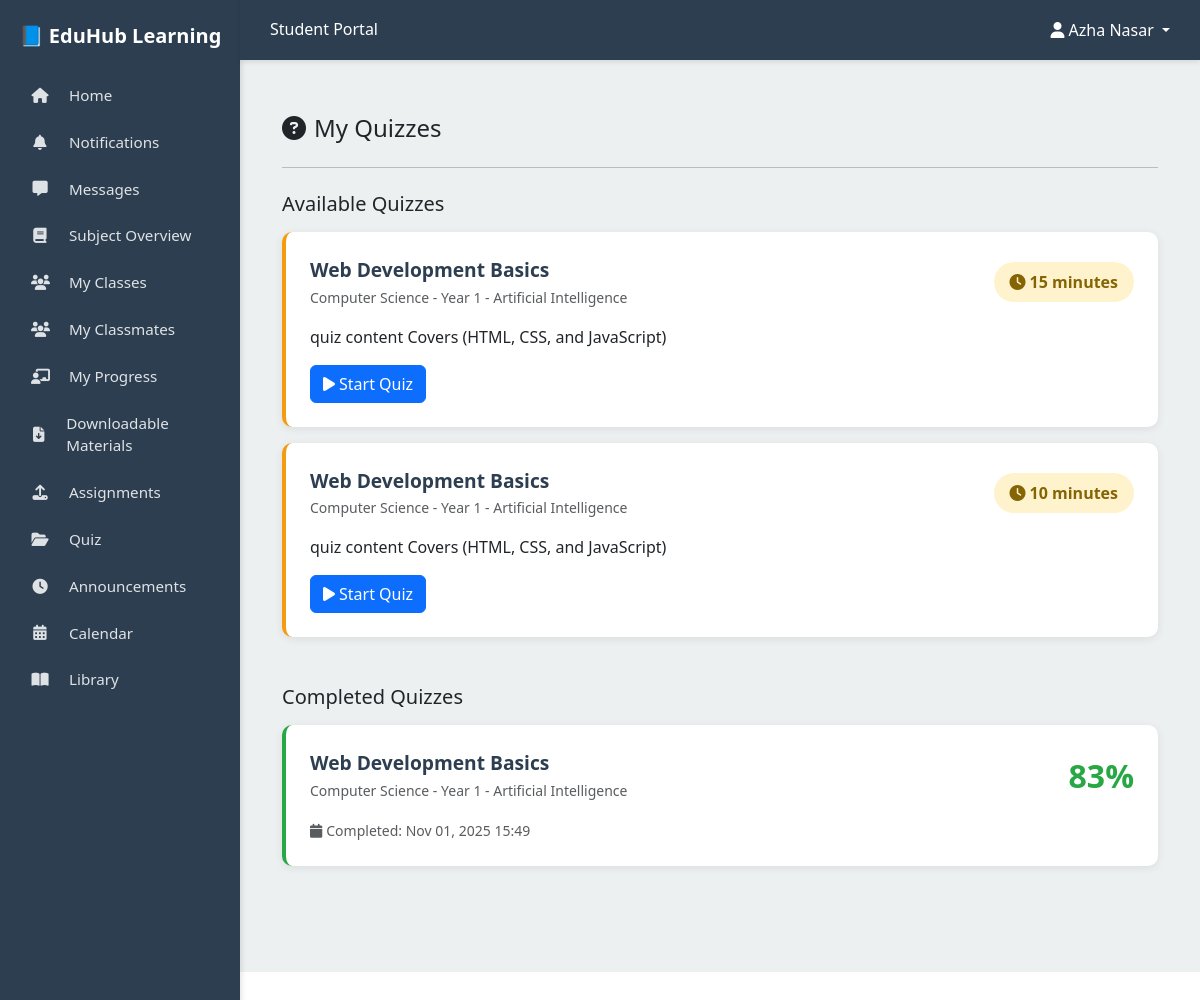
The app's page /s_quiz.php (signed in) with its own data.
### tables this page shows
CREATE TABLE `student` (
  `student_id` int(11) NOT NULL,
  `user_id` int(11) NOT NULL,
  `name` varchar(100) NOT NULL,
  `email` varchar(100) NOT NULL,
  `password` varchar(255) NOT NULL,
  `class_id` int(11) NOT NULL,
  `student_number` varchar(20) DEFAULT NULL,
  `phone` varchar(20) DEFAULT NULL,
  `address` text DEFAULT NULL,
  `date_of_birth` date DEFAULT NULL,
  `enrollment_date` date DEFAULT curdate(),
  `profile_image` varchar(255) DEFAULT NULL,
  `created_at` timestamp NOT NULL DEFAULT current_timestamp(),
  `updated_at` timestamp NOT NULL DEFAULT current_timestamp() ON UPDATE current_timestamp(),
  `status` enum('Active','Suspended') NOT NULL DEFAULT 'Active'
);

CREATE TABLE `class_quiz` (
  `class_quiz_id` int(11) NOT NULL,
  `teacher_class_id` int(11) NOT NULL,
  `quiz_time` int(11) NOT NULL,
  `quiz_id` int(11) NOT NULL
);

CREATE TABLE `quiz` (
  `quiz_id` int(11) NOT NULL,
  `quiz_title` varchar(50) NOT NULL,
  `quiz_description` varchar(100) NOT NULL,
  `date_added` varchar(100) NOT NULL,
  `teacher_id` int(11) NOT NULL
);

CREATE TABLE `class` (
  `class_id` int(11) NOT NULL,
  `class_name` varchar(100) NOT NULL
);

CREATE TABLE `subject` (
  `subject_id` int(11) NOT NULL,
  `subject_code` varchar(20) DEFAULT NULL,
  `subject_name` varchar(100) NOT NULL,
  `description` text DEFAULT NULL,
  `created_at` timestamp NOT NULL DEFAULT current_timestamp()
);

CREATE TABLE `student_class_quiz` (
  `student_class_quiz_id` int(11) NOT NULL,
  `class_quiz_id` int(11) NOT NULL,
  `student_id` int(11) NOT NULL,
  `student_quiz_time` varchar(100) NOT NULL,
  `grade` varchar(100) NOT NULL
);

### s_quiz.php (the view, shortened to what this page needs)
<?php
include('dbcon.php');
$student_id = $_SESSION['student_id'];
$available_query = "SELECT
                      cq.class_quiz_id,
                      cq.quiz_time,
                      q.quiz_title,
                      q.quiz_description,
                      c.class_name,
                      sub.subject_name
                    FROM teacher_class_student tcs
                    JOIN teacher_class tc ON tcs.teacher_class_id = tc.teacher_class_id
                    JOIN class_quiz cq ON tc.teacher_class_id = cq.teacher_class_id
                    JOIN quiz q ON cq.quiz_id = q.quiz_id
                    JOIN class c ON tc.class_id = c.class_id
                    JOIN subject sub ON tc.subject_id = sub.subject_id
                    LEFT JOIN student_class_quiz scq ON cq.class_quiz_id = scq.class_quiz_id AND scq.student_id = ?
                    WHERE tcs.student_id = ? AND scq.student_class_quiz_id IS NULL
                    ORDER BY cq.class_quiz_id DESC";
$stmt = $conn->prepare($available_query);
$stmt->bind_param("ii", $student_id, $student_id);
$stmt->execute();
$available_quizzes = $stmt->get_result();
$completed_query = "SELECT
                      scq.*,
                      q.quiz_title,
                      c.class_name,
                      sub.subject_name
                    FROM student_class_quiz scq
                    JOIN class_quiz cq ON scq.class_quiz_id = cq.class_quiz_id
                    JOIN quiz q ON cq.quiz_id = q.quiz_id
                    JOIN teacher_class tc ON cq.teacher_class_id = tc.teacher_class_id
                    JOIN class c ON tc.class_id = c.class_id
                    JOIN subject sub ON tc.subject_id = sub.subject_id
                    WHERE scq.student_id = ?
                    ORDER BY scq.student_quiz_time DESC";
$stmt = $conn->prepare($completed_query);
$stmt->bind_param("i", $student_id);
$stmt->execute();
$completed_quizzes = $stmt->get_result();
include('student_layout.php');
?>
<!DOCTYPE html>
<html lang="en">
<head>
    <link href="https://cdn.jsdelivr.net/npm/bootstrap@5.3.0/dist/css/bootstrap.min.css" rel="stylesheet">
</head>
<body>
<div class="container-fluid mt-4">
    <h4 class="mb-4">
        <i class="fas fa-question-circle me-2"></i>My Quizzes
    </h4>
    <hr>
    <h5 class="mt-4 mb-3">Available Quizzes</h5>
    <?php if ($available_quizzes->num_rows > 0): ?>
        <?php while($quiz = $available_quizzes->fetch_assoc()): ?>
            <div class="quiz-card">
                <div class="quiz-header">
                    <div>
                        <div class="quiz-title"><?= htmlspecialchars($quiz['quiz_title']) ?></div>
                        <small class="text-muted"><?= htmlspecialchars($quiz['class_name']) ?> - <?= htmlspecialchars($quiz['subject_name']) ?></small>
                    </div>
                    <div class="quiz-timer">
                        <i class="fas fa-clock me-1"></i><?= $quiz['quiz_time'] ?> minutes
                    </div>
                </div>
                <p class="mb-3"><?= htmlspecialchars($quiz['quiz_description']) ?></p>
                <button class="btn btn-primary" data-bs-toggle="modal" data-bs-target="#quizModal<?= $quiz['class_quiz_id'] ?>">
                    <i class="fas fa-play me-1"></i>Start Quiz
                </button>
            </div>
                                <?php
                                $questions_query = "SELECT qq.* FROM quiz_question qq
                                                   JOIN class_quiz cq ON qq.quiz_id = cq.quiz_id
                                                   WHERE cq.class_quiz_id = ?";
                                $q_stmt = $conn->prepare($questions_query);
                                $q_stmt->bind_param("i", $quiz['class_quiz_id']);
                                $q_stmt->execute();
                                $questions = $q_stmt->get_result();
                                ?>
        <?php endwhile; ?>
    <?php else: ?>
        <div class="alert alert-info">No quizzes available at this time.</div>
    <?php endif; ?>
    <h5 class="mt-5 mb-3">Completed Quizzes</h5>
    <?php if ($completed_quizzes->num_rows > 0): ?>
        <?php while($completed = $completed_quizzes->fetch_assoc()): ?>
            <div class="quiz-card completed">
                <div class="quiz-header">
                    <div>
                        <div class="quiz-title"><?= htmlspecialchars($completed['quiz_title']) ?></div>
                        <small class="text-muted"><?= htmlspecialchars($completed['class_name']) ?> - <?= htmlspecialchars($completed['subject_name']) ?></small>
                    </div>
                    <div class="grade-display"><?= $completed['grade'] ?>%</div>
                </div>
                <small class="text-muted">
                    <i class="fas fa-calendar me-1"></i>Completed: <?= date('M d, Y H:i', strtotime($completed['student_quiz_time'])) ?>
                </small>
            </div>
        <?php endwhile; ?>
    <?php else: ?>
        <div class="alert alert-info">No completed quizzes yet.</div>
    <?php endif; ?>
</div>
</body>
</html>

### student_layout.php (shortened to what this page needs)
<?php
include('dbcon.php');
$student_id = $_SESSION['student_id'] ?? null;
$query = "SELECT name, profile_image FROM student WHERE student_id = ?";
$stmt = $conn->prepare($query);
$stmt->bind_param("i", $student_id);
$stmt->execute();
$result = $stmt->get_result();
$row = $result->fetch_assoc();
$student_name = $row['name'] ?? 'Student';
?>
<!DOCTYPE html>
<html lang="en">
<head>
    <link href="https://cdn.jsdelivr.net/npm/bootstrap@5.3.0/dist/css/bootstrap.min.css" rel="stylesheet">
    <link rel="stylesheet" href="https://cdnjs.cloudflare.com/ajax/libs/font-awesome/6.5.0/css/all.min.css">
</head>
<body>
    <div class="sidebar d-flex flex-column p-2">
        <h5 class="text-center mt-3 mb-4">📘 EduHub Learning</h5>
        <a href="student_Dashboard.php" class="nav-link"><i class="fas fa-home me-2"></i> Home</a>
        <a href="s_notifications.php" class="nav-link"><i class="fas fa-bell me-2"></i> Notifications</a>
        <a href="s_messages.php" class="nav-link"><i class="fas fa-comment-alt me-2"></i> Messages</a>
        <a href="s_subject_overview.php" class="nav-link"><i class="fas fa-book me-2"></i> Subject Overview</a>
        <a href="s_classes.php" class="nav-link"><i class="fas fa-users me-2"></i> My Classes</a>
        <a href="s_classmates.php" class="nav-link"><i class="fas fa-users me-2"></i> My Classmates</a>
        <a href="s_progress.php" class="nav-link"><i class="fas fa-chalkboard-teacher me-2"></i> My Progress</a>
        <a href="s_materials.php" class="nav-link"><i class="fas fa-file-download me-2"></i> Downloadable Materials</a>
        <a href="s_assignments.php" class="nav-link"><i class="fas fa-upload me-2"></i> Assignments</a>
        <a href="s_quiz.php" class="nav-link"><i class="fas fa-folder-open me-2"></i> Quiz</a>
        <a href="s_announcements.php" class="nav-link"><i class="fas fa-clock me-2"></i> Announcements</a>
        <a href="s_calendar.php" class="nav-link"><i class="fas fa-calendar-alt me-2"></i> Calendar</a>
        <a href="library_student.php" class="nav-link"><i class="fas fa-book-open me-2"></i> Library</a>
    </div>
    <div class="topbar">
        <h6 class="mb-0">Student Portal</h6>
        <div class="dropdown">
            <a href="#" class="dropdown-toggle" id="dropdownMenuButton" data-bs-toggle="dropdown" aria-expanded="false">
                <i class="fas fa-user"></i> <?php echo htmlspecialchars($student_name); ?>
            </a>
        </div>
    </div>
    <div class="content">

### student_layout.php (style rules this page uses)
body { font-family: 'Segoe UI', sans-serif; margin: 0; padding: 0; height: 100vh; overflow: hidden; }
.sidebar { position: fixed; top: 0; left: 0; height: 100%; width: 240px; background-color: #2c3e50; color: white; z-index: 50; box-shadow: 2px 0 5px rgba(0,0,0,0.1); padding-top: 60px; }
.sidebar h5 { margin-top: 20px; text-align: center; font-weight: bold; }
.sidebar .nav-link { color: rgba(255,255,255,0.85); padding: 12px 20px; display: flex; align-items: center; gap: 12px; transition: all 0.2s ease; border-left: 3px solid transparent; text-decoration: none; font-size: 0.95rem; }
.sidebar .nav-link i { width: 18px; text-align: center; font-size: 0.95rem; }
.topbar { position: fixed; top: 0; left: 240px; right: 0; height: 60px; background: #2c3e50; color: white; padding: 0 30px; display: flex; justify-content: space-between; align-items: center; z-index: 60; box-shadow: 0 2px 5px rgba(0,0,0,0.1); }
.topbar .dropdown { position: relative; z-index: 70; }
.topbar h6 { margin: 0; font-weight: 500; font-size: 1rem; color: white; }
.content { margin-left: 240px; margin-top: 60px; padding: 30px; height: calc(100vh - 60px); overflow-y: auto; overflow-x: hidden; background-color: #ecf0f1; position: relative; z-index: 1; }
.dropdown-toggle { color: white !important; text-decoration: none; }
.dropdown-toggle::after { display: inline-block; margin-left: 0.5em; vertical-align: middle; }

### s_quiz.php (style rules this page uses)
.quiz-card { background: white; border-radius: 10px; padding: 1.5rem; margin-bottom: 1rem; box-shadow: 0 2px 8px rgba(0,0,0,0.08); border-left: 4px solid #f39c12; }
.quiz-card.completed { border-left-color: #28a745; }
.quiz-header { display: flex; justify-content: space-between; align-items: center; margin-bottom: 1rem; }
.quiz-title { font-size: 1.2rem; font-weight: 600; color: #2c3e50; }
.quiz-timer { background: #fff3cd; color: #856404; padding: 0.5rem 1rem; border-radius: 20px; font-weight: 600; }
.grade-display { font-size: 2rem; font-weight: 700; color: #28a745; }

### records on screen
student: name "Azha Nasar"
class_quiz: quiz.quiz_title "Web Development Basics", class.class_name "Computer Science - Year 1", subject.subject_name "Artificial Intelligence", quiz_time "15", quiz.quiz_description "quiz content Covers (HTML, CSS, and JavaScript)"
class_quiz: quiz.quiz_title "Web Development Basics", class.class_name "Computer Science - Year 1", subject.subject_name "Artificial Intelligence", quiz_time "10", quiz.quiz_description "quiz content Covers (HTML, CSS, and JavaScript)"
student_class_quiz: quiz.quiz_title "Web Development Basics", class.class_name "Computer Science - Year 1", subject.subject_name "Artificial Intelligence", grade "83", student_quiz_time "Nov 01, 2025 15:49"
